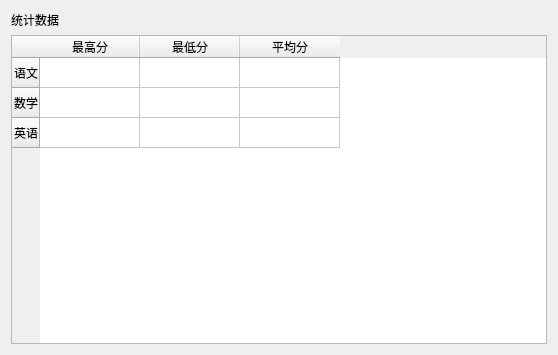
<?xml version="1.0" encoding="UTF-8"?>
<ui version="4.0">
 <class>static_2</class>
 <widget class="QDialog" name="static_2">
  <property name="geometry">
   <rect>
    <x>0</x>
    <y>0</y>
    <width>558</width>
    <height>355</height>
   </rect>
  </property>
  <property name="windowTitle">
   <string>展示统计数据</string>
  </property>
  <layout class="QVBoxLayout" name="verticalLayout">
   <item>
    <widget class="QLabel" name="label">
     <property name="text">
      <string>统计数据</string>
     </property>
    </widget>
   </item>
   <item>
    <widget class="QTableWidget" name="tableWidget">
     <row>
      <property name="text">
       <string>语文</string>
      </property>
     </row>
     <row>
      <property name="text">
       <string>数学</string>
      </property>
     </row>
     <row>
      <property name="text">
       <string>英语</string>
      </property>
     </row>
     <column>
      <property name="text">
       <string>最高分</string>
      </property>
     </column>
     <column>
      <property name="text">
       <string>最低分</string>
      </property>
     </column>
     <column>
      <property name="text">
       <string>平均分</string>
      </property>
     </column>
    </widget>
   </item>
  </layout>
 </widget>
 <resources/>
 <connections/>
</ui>
